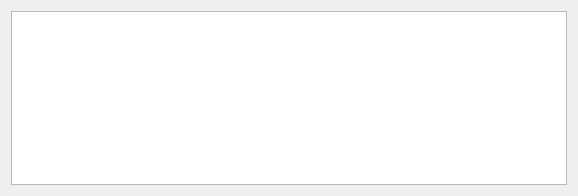
<?xml version="1.0" encoding="UTF-8"?>
<ui version="4.0">
 <class>Dialog</class>
 <widget class="QDialog" name="Dialog">
  <property name="geometry">
   <rect>
    <x>0</x>
    <y>0</y>
    <width>578</width>
    <height>196</height>
   </rect>
  </property>
  <property name="windowTitle">
   <string>Console Log</string>
  </property>
  <layout class="QVBoxLayout" name="verticalLayout">
   <item>
    <widget class="QTextEdit" name="consoleLogTextEdit">
     <property name="font">
      <font>
       <family>Helvetica</family>
       <pointsize>12</pointsize>
       <italic>true</italic>
      </font>
     </property>
     <property name="readOnly">
      <bool>true</bool>
     </property>
    </widget>
   </item>
  </layout>
 </widget>
 <resources/>
 <connections/>
</ui>
